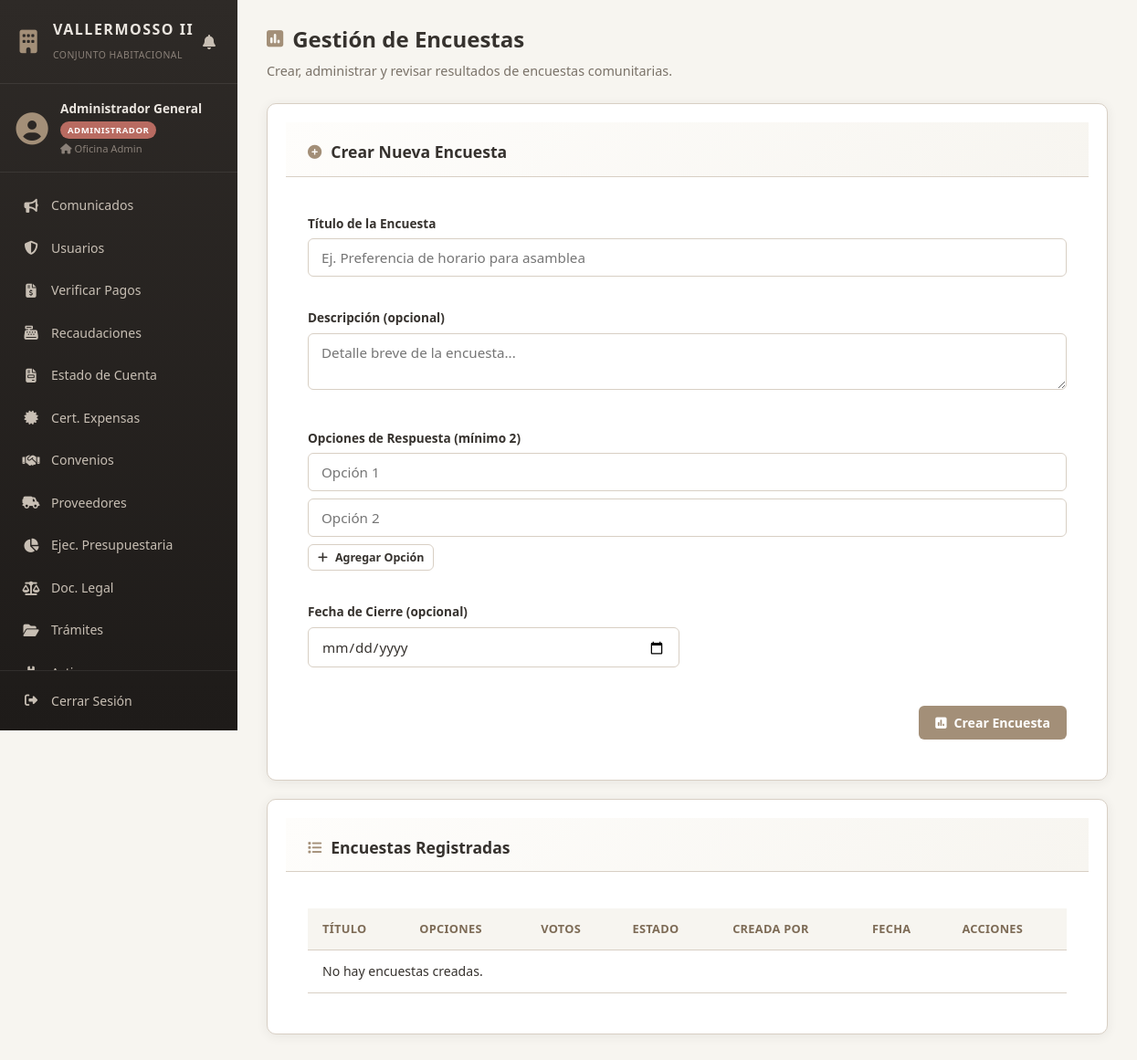
/views/administrador/encuestas.php (signed in), run on an earlier commit of the app's database.
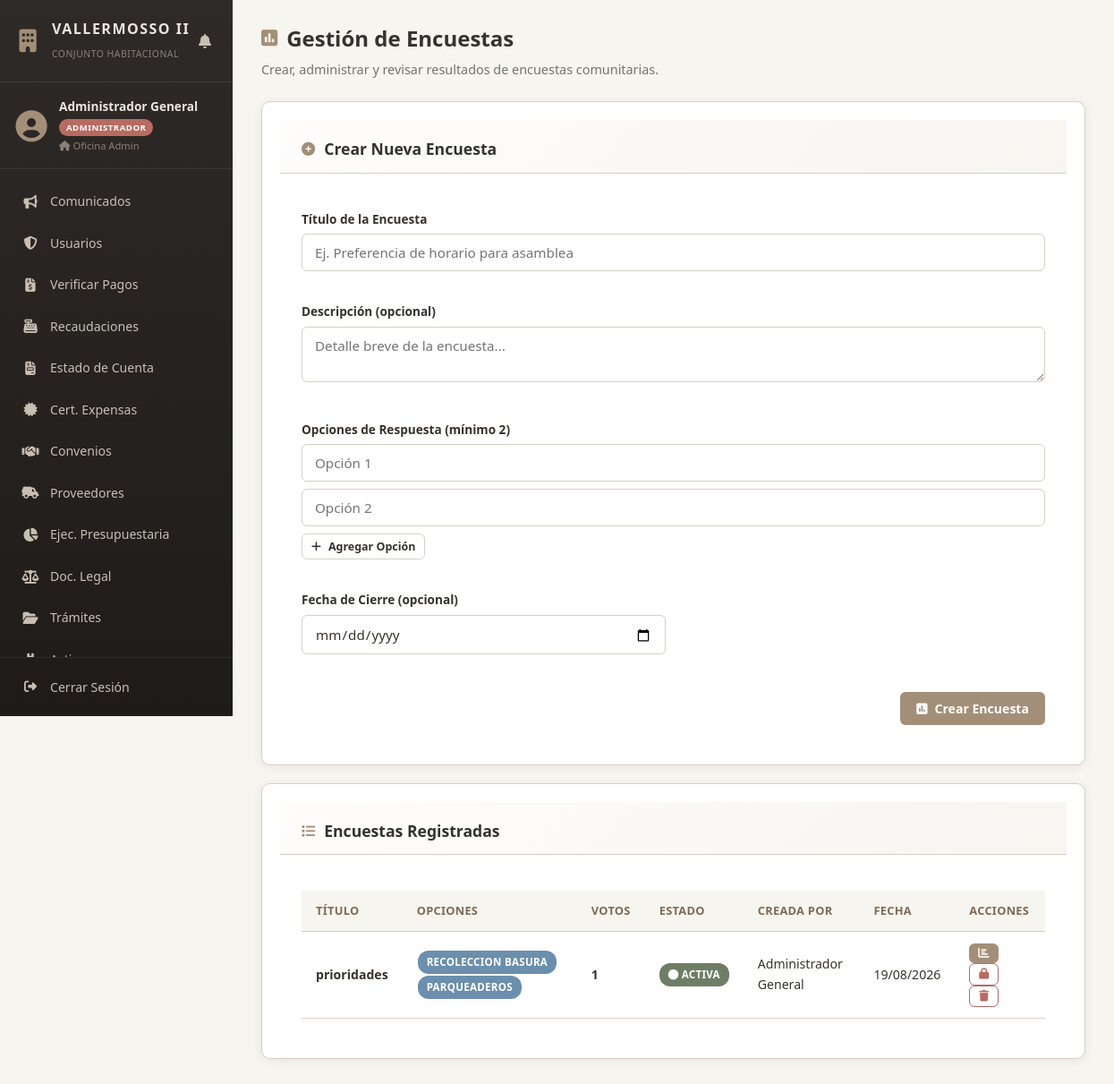
And on a later commit of the database.
### tables this page shows
CREATE TABLE `encuestas` (
  `id` int(11) NOT NULL AUTO_INCREMENT,
  `titulo` varchar(200) NOT NULL,
  `descripcion` text DEFAULT NULL,
  `opciones` text NOT NULL COMMENT 'JSON array of options',
  `activa` tinyint(1) DEFAULT 1,
  `creada_por` int(11) NOT NULL,
  `fecha_creacion` timestamp NOT NULL DEFAULT current_timestamp(),
  `fecha_cierre` date DEFAULT NULL,
  PRIMARY KEY (`id`)
);

CREATE TABLE `usuarios` (
  `id_usuario` int(11) NOT NULL AUTO_INCREMENT,
  `cedula` varchar(15) NOT NULL,
  `nombres` varchar(120) NOT NULL,
  `correo` varchar(100) NOT NULL,
  `telefono_whatsapp` varchar(20) NOT NULL,
  `numero_vivienda` varchar(20) NOT NULL,
  `rol` enum('RESIDENTE','ADMINISTRADOR','DIRECTIVA') NOT NULL DEFAULT 'RESIDENTE',
  `puesto_casa` varchar(50) DEFAULT NULL,
  `clave_hash` varchar(255) NOT NULL,
  `estado` enum('ACTIVO','INACTIVO') DEFAULT 'ACTIVO',
  `creado_en` timestamp NOT NULL DEFAULT current_timestamp(),
  `created_at` timestamp NOT NULL DEFAULT current_timestamp(),
  PRIMARY KEY (`id_usuario`),
  UNIQUE KEY `cedula` (`cedula`),
  UNIQUE KEY `correo` (`correo`)
);

### views/administrador/encuestas.php (the view, shortened to what the changed rows need)
<?php
$db = Database::obtenerConexion();
$stmt = $db->query("
    SELECT e.*, u.nombres as autor,
        (SELECT COUNT(*) FROM encuestas_votos WHERE id_encuesta = e.id) as total_votos
    FROM encuestas e LEFT JOIN usuarios u ON e.creada_por = u.id_usuario
    ORDER BY e.fecha_creacion DESC
");
$encuestas = $stmt->fetchAll(PDO::FETCH_ASSOC);
?>
<!DOCTYPE html>
<html lang="es">
<head>
    <link rel="stylesheet" href="../../public/css/style.css">
    <link rel="stylesheet" href="https://cdnjs.cloudflare.com/ajax/libs/font-awesome/6.4.0/css/all.min.css">
</head>
<body>
<div class="app-layout">
    <?php include_once __DIR__ . '/../sidebar.php'; ?>
    <main class="main-content">
        <header class="content-header">
            <h1><i class="fa-solid fa-square-poll-vertical"></i> Gestión de Encuestas</h1>
        </header>
        <section class="card">
            <div class="card-header">
                <h2><i class="fa-solid fa-plus-circle"></i> Crear Nueva Encuesta</h2>
            </div>
        </section>
        <section class="card">
            <div class="card-header">
                <h2><i class="fa-solid fa-list"></i> Encuestas Registradas</h2>
            </div>
            <div class="card-body">
                <div class="table-responsive">
                    <table class="table">
                        <thead>
                            <tr>
                                <th>Título</th>
                                <th>Opciones</th>
                                <th>Votos</th>
                                <th>Estado</th>
                                <th>Creada por</th>
                                <th>Fecha</th>
                                <th>Acciones</th>
                            </tr>
                        </thead>
                        <tbody>
                            <?php if (empty($encuestas)): ?>
                                <tr><td colspan="7" class="text-center">No hay encuestas creadas.</td></tr>
                            <?php else: ?>
                                <?php foreach ($encuestas as $enc):
                                    $opciones = json_decode($enc['opciones'], true) ?? [];
                                ?>
                                <tr>
                                    <td><strong><?= htmlspecialchars($enc['titulo']) ?></strong></td>
                                    <td>
                                        <?php foreach ($opciones as $op): ?>
                                            <span class="badge badge-info" style="margin: 1px;"><?= htmlspecialchars($op) ?></span>
                                        <?php endforeach; ?>
                                    </td>
                                    <td><strong><?= (int)$enc['total_votos'] ?></strong></td>
                                    <td>
                                        <?php if ($enc['activa']): ?>
                                            <span class="badge badge-success"><i class="fa-solid fa-circle"></i> Activa</span>
                                        <?php else: ?>
                                            <span class="badge badge-warning"><i class="fa-solid fa-circle"></i> Cerrada</span>
                                        <?php endif; ?>
                                    </td>
                                    <td><?= htmlspecialchars($enc['autor'] ?? 'Admin') ?></td>
                                    <td><?= date('d/m/Y', strtotime($enc['fecha_creacion'])) ?></td>
                                    <td>
                                        <button type="button" class="btn btn-sm btn-primary" title="Ver Resultados" onclick="toggleResultado(<?= $enc['id'] ?>)">
                                            <i class="fa-solid fa-chart-bar"></i>
                                        </button>
                                        <form action="../../controllers/AdministradorController.php" method="POST" style="display:inline;">
                                            <button type="submit" class="btn btn-sm <?= $enc['activa'] ? 'btn-outline-danger' : 'btn-success' ?>" title="<?= $enc['activa'] ? 'Cerrar encuesta' : 'Activar encuesta' ?>">
                                                <i class="fa-solid fa-<?= $enc['activa'] ? 'lock' : 'lock-open' ?>"></i>
                                            </button>
                                        </form>
                                        <form action="../../controllers/AdministradorController.php" method="POST" style="display:inline;" onsubmit="return confirm('Eliminar esta encuesta y todos sus votos?');">
                                            <button type="submit" class="btn btn-sm btn-outline-danger"><i class="fa-solid fa-trash"></i></button>
                                        </form>
                                    </td>
                                </tr>
                                <?php endforeach; ?>
                            <?php endif; ?>
                        </tbody>
                    </table>
                </div>
            </div>
        </section>
    </main>
</div>
</body>
</html>

### views/sidebar.php (shortened to what the changed rows need)
<?php
$rol = $_SESSION['rol'] ?? $_SESSION['usuario_rol'] ?? '';
$paginaActual = basename($_SERVER['SCRIPT_NAME'], '.php');
$menuItems = [];
if (strtoupper($rol) === 'ADMINISTRADOR') {
    $menuItems = [
        ['icon' => 'fa-solid fa-bullhorn', 'label' => 'Comunicados', 'file' => 'comunicados.php', 'section' => 'administrador'],
        ['icon' => 'fa-solid fa-shield-halved', 'label' => 'Usuarios', 'file' => 'usuarios.php', 'section' => 'administrador'],
        ['icon' => 'fa-solid fa-file-invoice-dollar', 'label' => 'Verificar Pagos', 'file' => 'verificar_pagos.php', 'section' => 'administrador'],
        ['icon' => 'fa-solid fa-cash-register', 'label' => 'Recaudaciones', 'file' => 'recaudacion.php', 'section' => 'administrador'],
        ['icon' => 'fa-solid fa-file-invoice', 'label' => 'Estado de Cuenta', 'file' => 'estado_cuenta.php', 'section' => 'administrador'],
        ['icon' => 'fa-solid fa-certificate', 'label' => 'Cert. Expensas', 'file' => 'certificado_expensas.php', 'section' => 'administrador'],
        ['icon' => 'fa-solid fa-handshake', 'label' => 'Convenios', 'file' => 'convenios.php', 'section' => 'administrador'],
        ['icon' => 'fa-solid fa-truck-field', 'label' => 'Proveedores', 'file' => 'proveedores.php', 'section' => 'administrador'],
        ['icon' => 'fa-solid fa-chart-pie', 'label' => 'Ejec. Presupuestaria', 'file' => 'ejecucion_presupuestaria.php', 'section' => 'administrador'],
        ['icon' => 'fa-solid fa-scale-balanced', 'label' => 'Doc. Legal', 'file' => 'documentacion_legal.php', 'section' => 'administrador'],
        ['icon' => 'fa-solid fa-folder-open', 'label' => 'Trámites', 'file' => 'tramites.php', 'section' => 'administrador'],
        ['icon' => 'fa-solid fa-boxes-stacked', 'label' => 'Activos', 'file' => 'activos.php', 'section' => 'administrador'],
        ['icon' => 'fa-solid fa-building', 'label' => 'Espacios', 'file' => 'espacios.php', 'section' => 'administrador'],
        ['icon' => 'fa-solid fa-triangle-exclamation', 'label' => 'Incidencias', 'file' => 'incidencias.php', 'section' => 'administrador'],
        ['icon' => 'fa-solid fa-square-poll-vertical', 'label' => 'Encuestas', 'file' => 'encuestas.php', 'section' => 'administrador'],
    ];
}
?>
<aside id="sidebar" class="sidebar">
    <div class="sidebar-header">
        <div class="sidebar-brand">
            <div>
                <h2>VALLERMOSSO II</h2>
            </div>
        </div>
    </div>
    <nav class="sidebar-nav">
        <ul>
            <?php foreach ($menuItems as $item): ?>
                <?php
                    $isActive = ($paginaActual === pathinfo($item['file'], PATHINFO_FILENAME));
                    $href = "../{$item['section']}/{$item['file']}";
                ?>
                <li>
                    <a href="<?= $href ?>" class="<?= $isActive ? 'active' : '' ?>">
                        <i class="<?= $item['icon'] ?>"></i>
                        <span class="nav-text"><?= $item['label'] ?></span>
                    </a>
                </li>
            <?php endforeach; ?>
        </ul>
    </nav>
</aside>

What changed in the data, as far as the page shows it:
added encuestas: titulo "prioridades", opciones "RECOLECCION BASURA", opciones "PARQUEADEROS", total_votos "1", activa 1 (drawn), usuarios.nombres "Administrador General", fecha_creacion "19/08/2026"
Also different on the page:
text no longer shown: "No hay encuestas creadas."
